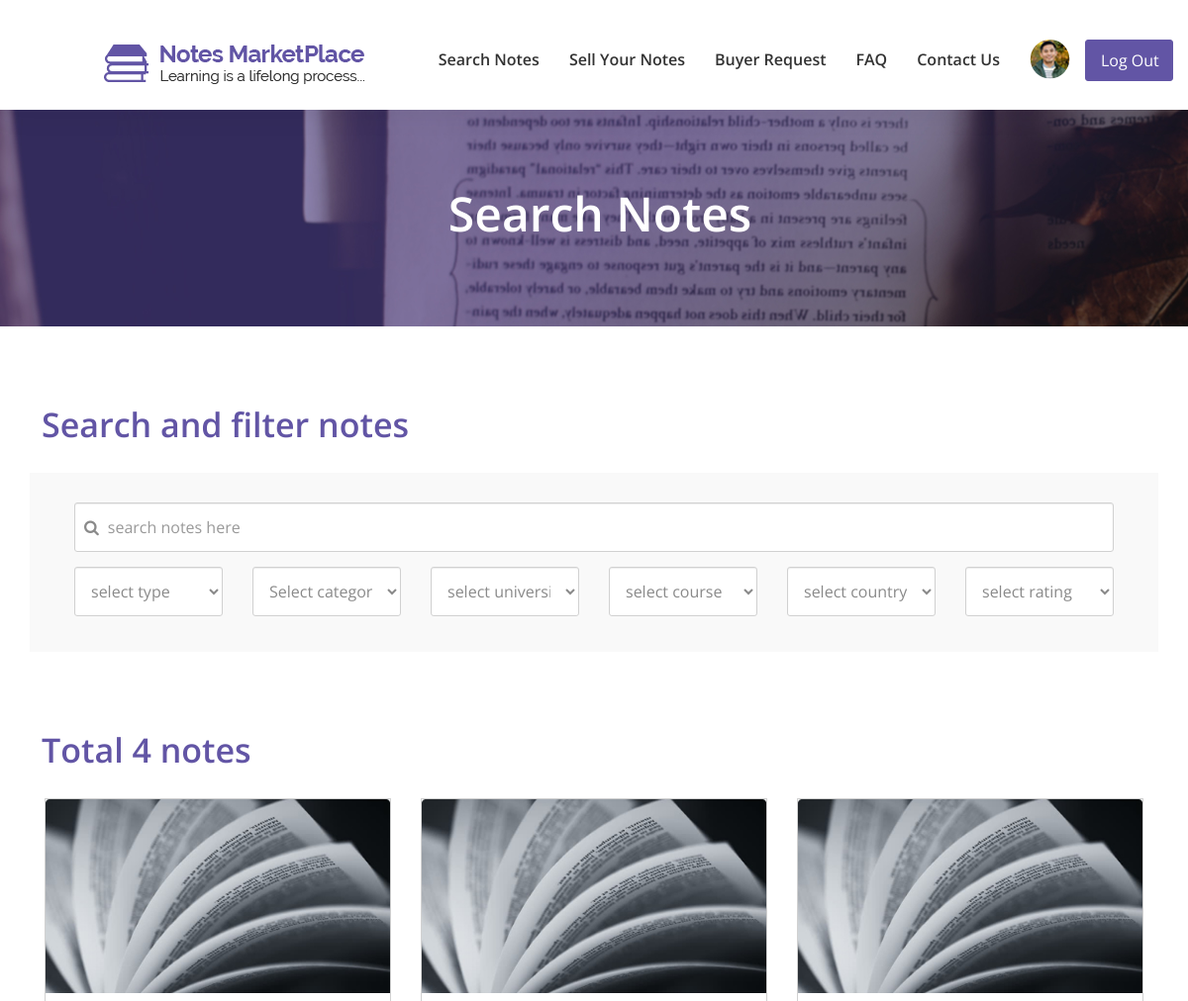
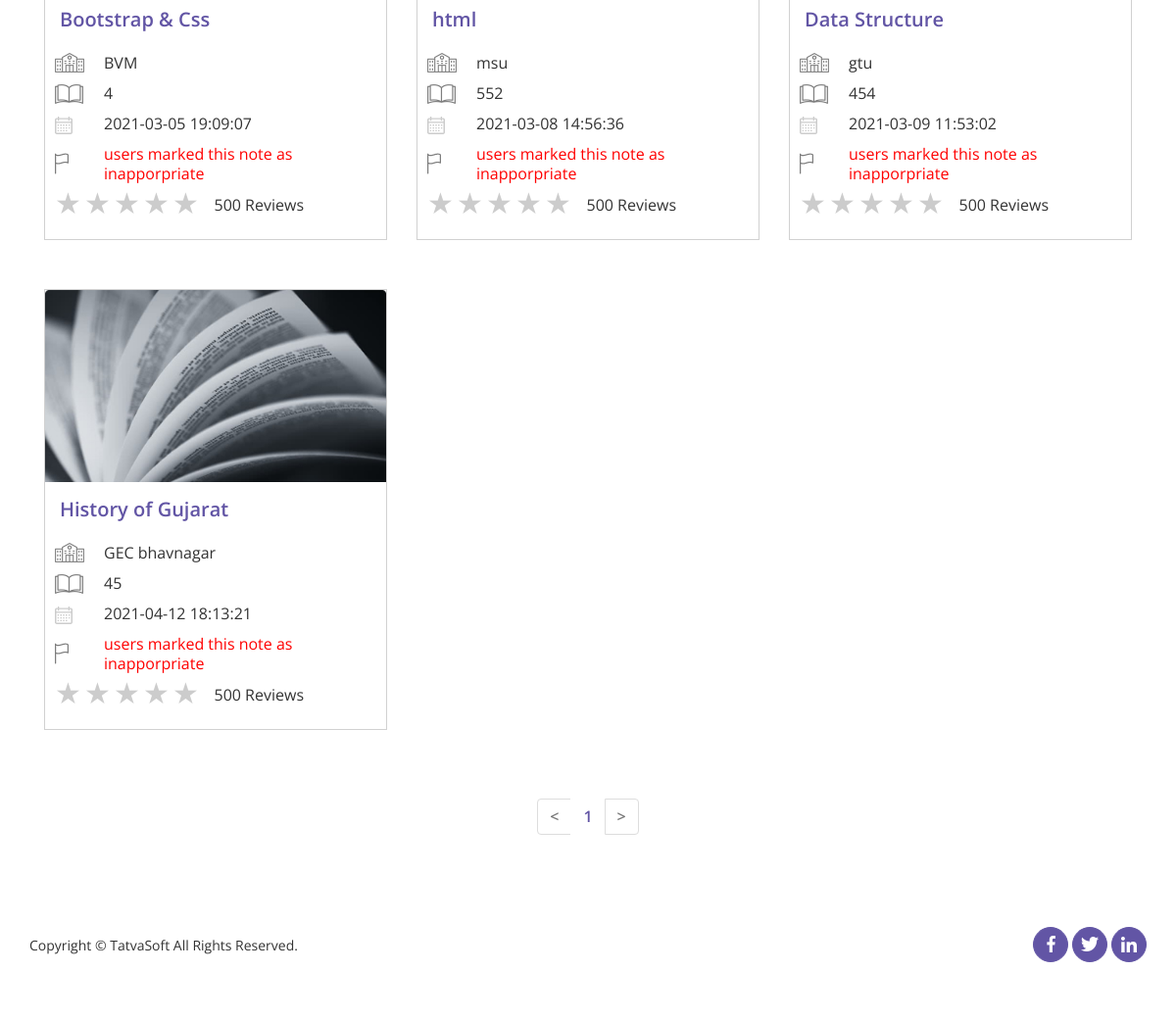
The app's page /notesmarketplace/search_notes.php with its own data (2 pictures, top to bottom).
### tables this page shows
CREATE TABLE `sellernotes` (
  `ID` int(11) NOT NULL,
  `SellerID` int(11) NOT NULL,
  `Status` varchar(15) DEFAULT NULL,
  `ActionedBy` int(11) DEFAULT NULL,
  `AdminRemarks` varchar(255) DEFAULT NULL,
  `PublishedDate` datetime DEFAULT NULL,
  `Title` varchar(100) NOT NULL,
  `Category` varchar(30) DEFAULT NULL,
  `DisplayPicture` varchar(500) DEFAULT NULL,
  `FilePath` varchar(100) NOT NULL,
  `NoteType` varchar(20) DEFAULT NULL,
  `NumberofPages` int(11) DEFAULT NULL,
  `Description` varchar(255) NOT NULL,
  `UniversityName` varchar(200) DEFAULT NULL,
  `Country` varchar(50) DEFAULT NULL,
  `Course` varchar(100) DEFAULT NULL,
  `CourseCode` varchar(100) DEFAULT NULL,
  `Professor` varchar(100) DEFAULT NULL,
  `IsPaid` varchar(10) NOT NULL,
  `SellingPrice` decimal(10,0) DEFAULT NULL,
  `NotesPreview` varchar(255) DEFAULT NULL,
  `CreatedDate` datetime DEFAULT current_timestamp(),
  `CreatedBy` int(11) DEFAULT NULL,
  `ModifiedDate` datetime DEFAULT NULL,
  `ModifiedBy` int(11) DEFAULT NULL,
  `IsActive` bit(1) NOT NULL DEFAULT b'1'
);

### notesmarketplace/search_notes.php (the view, shortened to what this page needs)
<?php
include"includes/database.php";
?>
<!DOCTYPE html>
<html lang="en">
<head>
    <link rel="stylesheet" href="css/font-awesome/css/font-awesome.min.css">
    <link rel="stylesheet" href="css/bootstrap/bootstrap.css">
    <link rel="stylesheet" href="css/search_note.css">
    <link rel="stylesheet" href="css/responsive1.css">
</head>
<body>
    <div class="">
        <header>
            <div class="">
                <nav class="navbar navbar-fixed-top">
                    <div class="container-fluid">
                        <div class="site-nav-wrapper">
                            <div class="navbar-header">
                                <div class="dropdown">
                                </div>
                                <a href="#" class="navbar-brand">
                                    <img src="img/logo.png">
                                </a>
                            </div>
                            <div class=" ">
                                <div class="collapse navbar-collapse">
                                    <ul class="nav navbar-nav pull-right">
                                        <li><a href="">Search Notes</a></li>
                                        <li><a href="<?php echo"dashboard.php?user=".$user_id; ?>">Sell Your Notes</a></li>
                                        <li><a href="buyer_requests">Buyer Request</a> </li>
                                        <li><a href="FAQ.html">FAQ</a></li>
                                        <li><a href="<?php if(isset($user_id)){ echo 'contact_us.php?user_id='.$user_id;}else {echo 'contact_us.php';}?>">Contact Us</a></li>
                                        <li>
                                            <div class="dropdown"><a href="" class="dropdown-toggle" id="dropdownMenuLink" data-toggle="dropdown" aria-haspopup="true" aria-expanded="false">
                                                    <img src="img/images/user-img.png" alt="">
                                                </a>
                                            </div>
                                        </li>
                                        <li><a class="btn btn-primary" href="" role="button">Log Out</a></li>
                                    </ul>
                                </div>
                            </div>
                        </div>
                    </div>
                </nav>
            </div>
        </header>
    </div>
    <section id="user-section">
        <div class="content-box-lg">
            <div class="container">
                <div class="row">
                    <div class="col-md-12">
                        <div id="user_profile" class="text-center">
                            <h4>Search Notes</h4>
                        </div>
                    </div>
                </div>
            </div>
        </div>
    </section>
    <section id="search-notes">
        <div class="content-box-lg">
            <div class="container">
                <h3>Search and filter notes</h3>
                <div id="form_wrapper">
                    <form>
                        <div class="form-row">
                            <div class="form-group col-md-12">
                                <i class="fa fa-search"></i>
                                <div id="search-bar">
                                    <input type="text" placeholder="     search notes here" class="form-control" id="search" onkeyup="">
                                </div>
                            </div>
                            <div class="form-group col-md-2">
                                <select id="type" class="form-control" name="type">
                                    <option value="" selected disabled>select type</option>
                                </select>
                            </div>
                            <div class="form-group col-md-2">
                                <select id="category" class="form-control" name="category" id="category">
                                    <option value = "" selected disabled>Select category</option>
                                </select>
                            </div>
                            <div class="form-group col-md-2">
                                <select id="university" class="form-control" name="university">
                                    <option value="" disabled selected>select university</option>
                                </select>
                            </div>
                            <div class="form-group col-md-2">
                                <select id="course" class="form-control" name="course">
                                    <option value="" selected disabled>select course</option>
                                </select>
                            </div>
                            <div class="form-group col-md-2">
                                <select id="country" class="form-control" name="country">
                                    <option selected disabled>select country</option>
                                </select>
                            </div>
                            <div class="form-group col-md-2">
                                <select id="rating" class="form-control" name="rating">
                                    <option selected disabled>select rating</option>
                                </select>
                            </div>
                        </div>
                    </form>
                </div>
            </div>
        </div>
        <div class="">
            <div class="container note_container">
                <?php
                       if(isset($_GET['page'])){
                    $page = $_GET['page'];
                    $page =mysqli_real_escape_string($connection,$page);
                    $page = htmlentities($page);
                    }
                    else{
                        $page = 1;
                    }
                    $num_per_page = 5;
                    $start_from = ($page-1) * $num_per_page;
                    $query = "SELECT * FROM sellernotes";
                    $all_notes = mysqli_query($connection,$query);
                     $total_records = mysqli_num_rows($all_notes);
                         $total_pages = ceil($total_records / $num_per_page);
                        $i=1;
                   $count = mysqli_num_rows($all_notes);
                    echo"<h3>Total $count  notes</h3>";
                    while($row = mysqli_fetch_assoc($all_notes)){
                        $note_id = $row['ID'];
                         $note_title = $row['Title'];
                         $note_page = $row['NumberofPages'];
                         $note_university = $row['UniversityName'];
                         $note_date = $row['CreatedDate'];
                        if($start_from<$i){
                    ?>
                <a href="<?php if(isset($user_id)){ echo 'note_details.php?note_id='.$note_id.'&user_id='.$user_id;}else {echo 'note_details.php?note_id='.$note_id;}?>">
                    <div class="col-md-4">
                        <div class="note-wrapper">
                            <img src="img/Search/1.jpg" class="img-responsive">
                            <div class="details">
                                <div class="note-title">
                                    <p><?php echo $note_title ;?></p>
                                </div>
                                <table class="note-info table-borderless">
                                    <tr>
                                        <td><img src="img/images/university.png"></td>
                                        <td><?php echo $note_university ;?></td>
                                    </tr>
                                    <tr>
                                        <td><img src="img/images/pages.png"></td>
                                        <td><?php echo $note_page ;?></td>
                                    </tr>
                                    <tr>
                                        <td><img src="img/images/calendar.png"></td>
                                        <td><?php echo $note_date ;?></td>
                                    </tr>
                                    <tr>
                                        <td><img src="img/images/flag.png"></td>
                                        <td class="report" style="color: red"> users marked this note as inapporpriate</td>
                                    </tr>
                                </table>
                                <div class="bottom">
                                    <div class="rate">
                                        <label for="star5" title="text">5 stars</label>
                                        <label for="star4" title="text">4 stars</label>
                                        <label for="star3" title="text">3 stars</label>
                                        <label for="star2" title="text">2 stars</label>
                                        <label for="star1" title="text">1 star</label>
                                    </div>
                                    <div class="reviews">
                                        <p>500 Reviews</p>
                                    </div>
                                </div>
                            </div>
                        </div>
                    </div>
                </a>
                <?php
                    }
                                $i++;
                    }
                ?>
            </div>
        </div>
    </section>
    <center>
        <nav aria-label="Page navigation example" id="pagination">
                    <ul class="pagination d-flex justify-content-center">
                        <li class="page-item  <?php if($page == 1){ echo 'disabled'; }?>">
                            <a class="page-link" href="search_notes.php?page=<?php echo $page-1; ?>" aria-label="Previous">
                                <span aria-hidden="true">&#60;</span>
                            </a>
                        </li>
                        <?php
                            for($i=1;$i<=$total_pages;$i++){
                        ?>
                        <li class="page-item">
                            <a class="page-link <?php if($page == $i) { echo 'active'; }?>" href="search_notes.php?page=<?php echo $i ; ?>"><?php echo $i ;?></a>
                        </li>
                        <?php
                            }
                        ?>
                        <li class="page-item <?php if($page == $total_pages){ echo 'disabled'; }?>">
                            <a class="page-link" href="search_notes.php?page=<?php echo $page-1; ?>" aria-label="Next">
                                <span aria-hidden="true">&#62;</span>
                            </a>
                        </li>
                    </ul>
                </nav>
    </center>
   <footer>
        <div class="container">
            <div class="row">
                <div class="col-md-6 col-sm-8 foot-text text-left">
                    <p>Copyright &copy; TatvaSoft All Rights Reserved.</p>
                </div>
                <div class="col-md-6 col-sm-4 foot-icon col-sm-4 text-right">
                    <ul class="social-list">
                        <li>
                            <a href="#">
                                <img src="img/images/facebook.png" alt="facebook-image">
                            </a>
                        </li>
                        <li>
                            <a href="#">
                                <img src="img/images/twitter.png" alt="twitter-image">
                            </a>
                        </li>
                        <li>
                            <a href="#">
                                <img src="img/images/linkedin.png" alt="linkedin-image">
                            </a>
                        </li>
                    </ul>
                </div>
            </div>
        </div>
    </footer>
</body>
</html>

### records on screen
sellernotes: Title "Bootstrap & Css", UniversityName "BVM", NumberofPages "4", CreatedDate "2021-03-05 19:09:07"
sellernotes: Title "html", UniversityName "msu", NumberofPages "552", CreatedDate "2021-03-08 14:56:36"
sellernotes: Title "Data Structure", UniversityName "gtu", NumberofPages "454", CreatedDate "2021-03-09 11:53:02"
sellernotes: Title "History of Gujarat", UniversityName "GEC bhavnagar", NumberofPages "45", CreatedDate "2021-04-12 18:13:21"

### other values on screen
$count "4"
